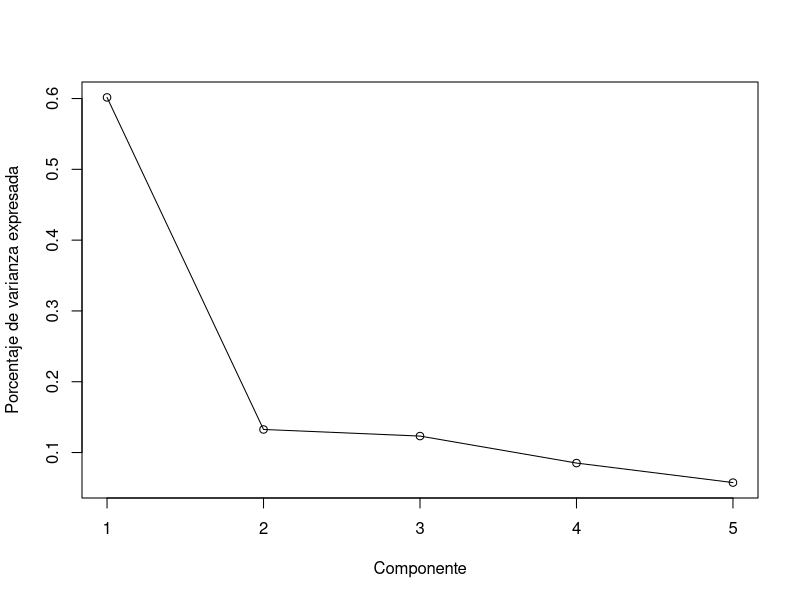
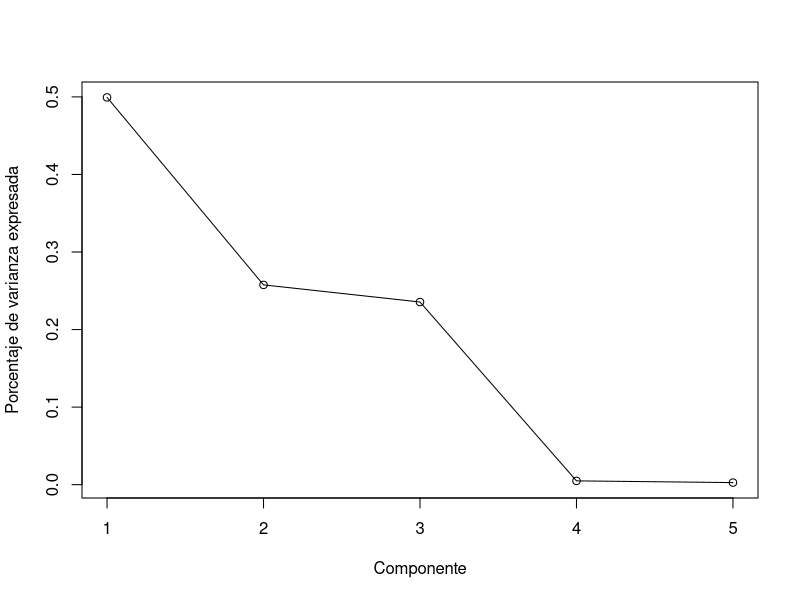

R code for these plots, in order:
## ---- chunk 1
library(dplyr)
library(ggplot2)
## ---- chunk 2
set.seed(17032020) #created at date

number_ex <- 1:10 # 10 ejercicios
cat("\nEjericios Pablo: ")
(ex_pablo <- sample(x = number_ex,replace = F, size = 3))
number_ex <- number_ex[! number_ex %in% ex_pablo] #Removing questions

number_ex <- 1:10 # 10 ejercicios
cat("\nEjericios Roman: ")
(ex_roman <- sample(x = number_ex,replace = F, size = 3))
number_ex <- number_ex[! number_ex %in% ex_roman] #Removing questions

number_ex <- 1:10 # 10 ejercicios
cat("\nEjericios Sofia: ")
(ex_sofia <- sample(x = number_ex,replace = F, size = 3))
number_ex <- number_ex[! number_ex %in% ex_sofia] #Removing questions

## ---- chunk 3
data_2 <- as.matrix(read.table("T84.DAT",header = FALSE))
(S2 <- cov(data_2))
## ---- chunk 4
eig2 <- eigen(S2)
(y2 <- round(eig2$vectors,2)*-1) #lo multiplicamos por -1 simplemente por practicidad
## ---- chunk 5
aport_var <- function(l,lsum)
{
  l/lsum
}
lsum <- sum(eig2$values)

(var2 <-  aport_var(eig2$values,lsum))

plot(var2,type="o",ylab = "Porcentaje de varianza expresada", xlab = "Componente")
## ---- chunk 6
n <- nrow(data_2) #número de datos
lambdas <- eig2$values #eigen-valores
alpha = .1
m = 3 #como estamos haciendo intervalos simultaneos para 3 lambdas
quantil = qnorm((alpha/2*m), mean = 0, sd = 1, lower.tail = FALSE)

(intervalo_1 <- c(lambdas[1]/(1 + quantil * sqrt(2/n)), lambdas[1]/(1 - quantil * sqrt(2/n))))
(intervalo_2 <- c(lambdas[2]/(1 + quantil * sqrt(2/n)), lambdas[2]/(1 - quantil * sqrt(2/n))))
(intervalo_3 <- c(lambdas[3]/(1 + quantil * sqrt(2/n)), lambdas[3]/(1 - quantil * sqrt(2/n))))
## ---- chunk 7
data_2.2 <- read.csv("BMV2017.csv",header = TRUE)
head(data_2.2)
## ---- chunk 8
(S2.2 <- cov(data_2.2))
## ---- chunk 9
eig2.2 <- eigen(S2.2)
(y2.2 <- round(eig2.2$vectors,2))
## ---- chunk 10
lsum2 <- sum(eig2.2$values)

(var2.2 <-  aport_var(eig2.2$values,lsum2))

plot(var2.2,type="o",ylab = "Porcentaje de varianza expresada", xlab = "Componente")
## ---- chunk 11
n <- nrow(data_2.2) #número de datos
lambdas.2 <- eig2.2$values #eigen-valores
alpha = .1
m = 3 #como estamos haciendo intervalos simultaneos para 3 lambdas
quantil = qnorm((alpha/2*m), mean = 0, sd = 1, lower.tail = FALSE)

(intervalo_1 <- c(lambdas.2[1]/(1 + quantil * sqrt(2/n)), lambdas[1]/(1 - quantil * sqrt(2/n))))
(intervalo_2 <- c(lambdas.2[2]/(1 + quantil * sqrt(2/n)), lambdas[2]/(1 - quantil * sqrt(2/n))))
(intervalo_3 <- c(lambdas.2[3]/(1 + quantil * sqrt(2/n)), lambdas[3]/(1 - quantil * sqrt(2/n))))
## ---- chunk 12
(data_5 <- matrix(c(1.000, 0.290, 0.202, -0.055, -0.105, -0.252, -0.229, 0.058, 0.290, 1.000, 0.415, 0.285, -0.376, -0.349, -0.164, -0.129, 0.202, 0.415, 1.000, 0.419, -0.521, -0.441, -0.145, -0.076, -0.055, 0.285, 0.419, 1.000, -0.877, -0.076, 0.023, -0.131, -0.105, -0.376, -0.521 ,-0.877, 1.000, 0.206, 0.034, 0.151, -0.252, -0.349, -0.441, -0.076, 0.206, 1.000, 0.192, 0.077,-0.229, -0.164, -0.145, 0.023,0.034, 0.192, 1.000, 0.423, 0.058, -0.129, -0.076, -0.131, 0.151, 0.077, 0.423, 1.000), ncol = 8))
## ---- chunk 13
sd5 <- c(0.371, 41.253, 1.935, 0.077, 0.071, 4.037, 2.732, 0.297)
names(sd5) <- c("rblood", "plate", "wblood", "neut", "lymph", "bilir", "sodium","potass")
sd5
## ---- chunk 14
z5.1 <- princomp(data_5)
summary(z5.1, loadings=T)
## ---- chunk 15
z5.2 <- princomp(data_5,cor = T)
summary(z5.2, loadings=T)
